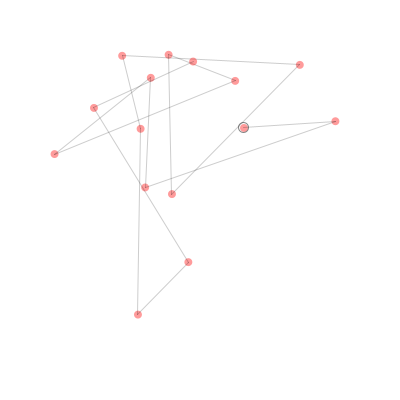
Frame 1 (no input)
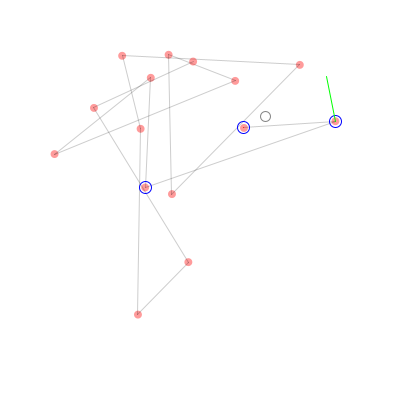
Frame 60 (the mouse pressed at the canvas centre just before this capture)
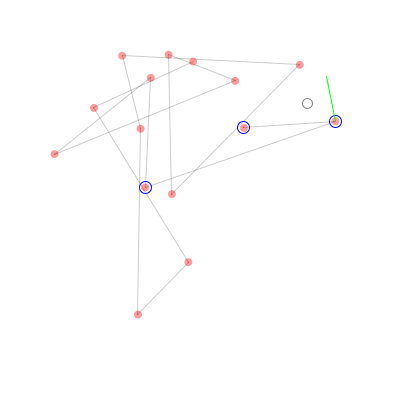
Frame 120 (the mouse held since frame 60 and released just before this capture)

The Processing sketch that drew these frames (run headless with seeded random() and noise(); from frame 60 on, the mouse is pressed at the canvas centre):

// Processing sketch: spline
// ── spline.pde
/*
  Attempt to create a keyframe animation system with
  smooth transitions.
  
  This version correctly passes keyframe locations at
  the right time, but there is an abrupt speed 
  change when passing keyframes if the duration of 
  the last and the next segment greatly differs.

  I tried calculating the segment density (hack, I know)
  and then adjusting the control point distances to
  try to counteract the sudden speed changes. Not good :)
  
  Next attempt should use Catmull-Rom spline curves.

  Ideas: create Timeline class that contains Segment objects,
  current segment, current Timeline-time, Segment-time.  
*/

int L = 15; // amount of keyframes
Keyframe[] frame = new Keyframe[L];
int F = 0;

void setup() {
  size(400, 400);
  background(255);
  smooth();
  
  // Create random keyframes
  for(int i=0; i<L; i++) {
    frame[i] = new Keyframe(
      random(50, width-50), 
      random(50, height-50), 
      i == 0 ? 0 : frame[i-1].frame + int(random(50, 200))
    );
  }    
 
}
void draw() {
  background(255);

  //frame[1].pos.x = mouseX;
  //frame[1].pos.y = mouseY;

  // Draw keyframe locations
  for(int i=0; i<L; i++) {
    noStroke();
    fill(255,0,0, 100);
    ellipse(frame[i].pos.x, frame[i].pos.y, 8, 8);
    noFill();
    
    stroke(0, 50);
    if(i>0) {
      // join keyframes with straight lines
      line(frame[i-1].pos.x, frame[i-1].pos.y, frame[i].pos.x, frame[i].pos.y);
    }
  }  

  PVector now = getPos(F);
  stroke(0, 120);
  ellipse(now.x, now.y, 10, 10);
  
  if(true || mousePressed) {
    F++;
  }
}

// Could be really optimized. All calculations
// are done each time this function is called,
// but many could be cached because certain values only
// change when after we jump to the next segment.
PVector getPos(int t) {
  // If time is 0 or less, return the initial position
  if(t < 1) {
    return frame[0].pos;
  }  
  // If time is past the last keyframe, return last position
  if(t >= frame[L-1].frame) {
    return frame[L-1].pos;
  }
  int segment = getCurrentSegment(t);
  float time = getTimeInCurrentSegment(t, segment); 

  // Lineal tweening start
  // float newx = lerp(frame[segment].pos.x, frame[segment+1].pos.x, time);
  // float newy = lerp(frame[segment].pos.y, frame[segment+1].pos.y, time);
  // Lineal tweening end

  // Bezier tweening start
  // Calculate the first control point for the bezier curve 
  PVector control0, control1;
  float angFrom, angTo, ang, dx=0, dy=0, segmentLength;



    
  // Calculate the first control point for the bezier curve 
  if(segment > 0) {
    angFrom = atan2(frame[segment+1].pos.y - frame[segment].pos.y, frame[segment+1].pos.x - frame[segment].pos.x);
    angTo = atan2(frame[segment].pos.y - frame[segment-1].pos.y, frame[segment].pos.x - frame[segment-1].pos.x);

    stroke(0, 0, 255);
    strokeWeight(1);
    ellipse(frame[segment-1].pos.x, frame[segment-1].pos.y, 8, 8); 
    ellipse(frame[segment].pos.x, frame[segment].pos.y, 8, 8); 
    ellipse(frame[segment+1].pos.x, frame[segment+1].pos.y, 8, 8); 
    
    //float curr_density = (frame[segment+1].frame - frame[segment].frame) / PVector.dist(frame[segment].pos, frame[segment+1].pos);
    //float prev_density = (frame[segment].frame - frame[segment - 1].frame) / PVector.dist(frame[segment].pos, frame[segment-1].pos);
    float denscoef = 1; //prev_density / curr_density; // small number means speed increase, large number means slower
    
    segmentLength = denscoef * PVector.dist(frame[segment].pos, frame[segment+1].pos) / 2;

    ang = getTangent(angFrom, angTo);
    dx = segmentLength * cos(ang);
    dy = segmentLength * sin(ang);    
  } 
  control0 = new PVector(frame[segment].pos.x + dx, frame[segment].pos.y + dy);




  // Calculate the second control point for the bezier curve 
  dx = 0;
  dy = 0;
  if(segment < L-2) {
    angFrom = atan2(frame[segment].pos.y - frame[segment+1].pos.y, frame[segment].pos.x - frame[segment+1].pos.x);
    angTo = atan2(frame[segment+1].pos.y - frame[segment+2].pos.y, frame[segment+1].pos.x - frame[segment+2].pos.x);

    stroke(0, 0, 255);
    strokeWeight(1);
    ellipse(frame[segment].pos.x, frame[segment].pos.y, 12, 12); 
    ellipse(frame[segment+1].pos.x, frame[segment+1].pos.y, 12, 12); 
    ellipse(frame[segment+2].pos.x, frame[segment+2].pos.y, 12, 12); 

    //float curr_density = (frame[segment+2].frame - frame[segment+1].frame) / PVector.dist(frame[segment+1].pos, frame[segment+2].pos);
    //float prev_density = (frame[segment+1].frame - frame[segment].frame) / PVector.dist(frame[segment+1].pos, frame[segment].pos);
    float denscoef = 1; //prev_density / curr_density; // small number means speed increase, large number means slower

    segmentLength = denscoef * PVector.dist(frame[segment].pos, frame[segment+1].pos) / 2;

    ang = getTangent(angFrom, angTo);
    dx = segmentLength * cos(ang);
    dy = segmentLength * sin(ang);
  } 
  control1 = new PVector(frame[segment+1].pos.x + dx, frame[segment+1].pos.y + dy);
 
 
 
  // Calculate the position of the current point using bezier
  float newx = bezierPoint(frame[segment].pos.x, control0.x, control1.x, frame[segment+1].pos.x, time);
  float newy = bezierPoint(frame[segment].pos.y, control0.y, control1.y, frame[segment+1].pos.y, time);
  // bezier end

  strokeWeight(1);
  stroke(#FF0000);
  line(frame[segment].pos.x, frame[segment].pos.y, control0.x, control0.y);
  stroke(#00FF00);
  line(control1.x, control1.y, frame[segment+1].pos.x, frame[segment+1].pos.y);
  
  return new PVector(newx, newy);
}
float getTangent(float fromAngle, float toAngle) {
  if(fromAngle < 0) {
    fromAngle += TWO_PI;
  }
  if(toAngle < 0) {
    toAngle += TWO_PI;
  }
  float ang = fromAngle + (toAngle - fromAngle) / 2;
  if(abs(fromAngle - toAngle) > PI) {
    ang -= PI;
  } 

  return ang;
}
float getTimeInCurrentSegment(int t, int segment) {
  float segmentLength = frame[segment+1].frame - frame[segment].frame;
  float relativeIndex = t - frame[segment].frame;
  return relativeIndex / segmentLength;
}
int getCurrentSegment(int t) {
  int segment;
  for(segment=0; segment<L; segment++) {
    if(frame[segment].frame > t) {
      return segment - 1;
    }
  }
  return 0;
}

class Keyframe {
  PVector pos;
  int frame;
  
  Keyframe(float x, float y, int frame) {
    this.pos = new PVector(x, y);
    this.frame = frame;
  }
}
